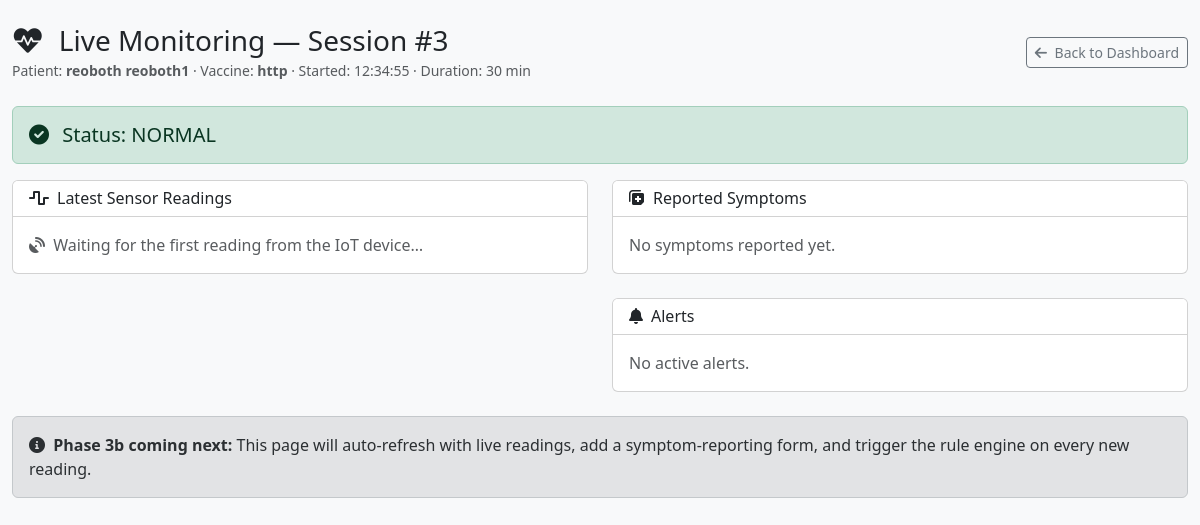
Page /monitoring/3/ (signed in) on the committed database.
### vaccineapp/models.py (models this page shows, shortened)
class MonitoringSession(models.Model):
    STATUS_CHOICES = [
        ("active", "🟢 Active"),
        ("completed", "✅ Completed"),
        ("cancelled", "❌ Cancelled"),
    ]
    CURRENT_LEVEL_CHOICES = [
        ("green", "🟢 Normal"),
        ("yellow", "🟡 Attention Required"),
        ("red", "🔴 Urgent Clinical Assessment Required"),
    ]
    vaccination_record = models.OneToOneField(
        VaccinationRecord,
        on_delete=models.CASCADE,
        related_name="monitoring_session",
        help_text="The vaccination that triggered this monitoring session",
    )
    patient = models.ForeignKey(
        Patient,
        on_delete=models.CASCADE,
        related_name="monitoring_sessions",
    )
    started_by = models.ForeignKey(
        User,
        on_delete=models.SET_NULL,
        null=True,
        related_name="started_monitoring_sessions",
        help_text="Healthcare worker who started this session",
    )
    start_time = models.DateTimeField(default=timezone.now)
    planned_duration_minutes = models.IntegerField(
        default=30,
        help_text="Planned monitoring duration in minutes (from vaccine default, can be overridden)",
    )
    end_time = models.DateTimeField(blank=True, null=True)
    status = models.CharField(max_length=20, choices=STATUS_CHOICES, default="active")
    current_level = models.CharField(
        max_length=10,
        choices=CURRENT_LEVEL_CHOICES,
        default="green",
        help_text="Current risk level — updated automatically by the rule engine",
    )
    notes = models.TextField(blank=True, null=True)
    created_at = models.DateTimeField(auto_now_add=True)
    updated_at = models.DateTimeField(auto_now=True)
    class Meta:
        ordering = ["-start_time"]
        verbose_name = "Monitoring Session"
        verbose_name_plural = "Monitoring Sessions"
        indexes = [
            models.Index(fields=["status", "current_level"]),
            models.Index(fields=["patient", "-start_time"]),
        ]

class Patient(models.Model):
    GENDER_CHOICES = [
        ("M", "Male"),
        ("F", "Female"),
        ("O", "Other"),
        ("U", "Unknown"),
    ]
    BLOOD_TYPE_CHOICES = [
        ("A+", "A+"),
        ("A-", "A-"),
        ("B+", "B+"),
        ("B-", "B-"),
        ("AB+", "AB+"),
        ("AB-", "AB-"),
        ("O+", "O+"),
        ("O-", "O-"),
        ("UNK", "Unknown"),
    ]
    user = models.ForeignKey(User, on_delete=models.CASCADE, related_name="patients")
    first_name = models.CharField(max_length=100)
    last_name = models.CharField(max_length=100)
    date_of_birth = models.DateField()
    gender = models.CharField(max_length=1, choices=GENDER_CHOICES, default="U")
    weight = models.DecimalField(
        max_digits=5, decimal_places=2, blank=True, null=True, help_text="Weight in kg"
    )
    height = models.DecimalField(
        max_digits=5, decimal_places=2, blank=True, null=True, help_text="Height in cm"
    )
    blood_type = models.CharField(
        max_length=3, choices=BLOOD_TYPE_CHOICES, blank=True, null=True
    )
    allergies = models.TextField(
        blank=True, null=True, help_text="List any known allergies"
    )
    medical_conditions = models.TextField(
        blank=True, null=True, help_text="List any medical conditions"
    )
    current_medications = models.TextField(
        blank=True, null=True, help_text="List current medications"
    )
    patient_phone = models.CharField(max_length=15, blank=True, null=True)
    patient_email = models.EmailField(blank=True, null=True)
    relationship_to_guardian = models.CharField(
        max_length=50, blank=True, null=True, help_text="e.g., Son, Daughter, Ward"
    )
    medical_record_number = models.CharField(
        max_length=50, blank=True, null=True, unique=True
    )
    created_at = models.DateTimeField(auto_now_add=True)
    updated_at = models.DateTimeField(auto_now=True)
    class Meta:
        ordering = ["-created_at"]
        verbose_name = "Patient"
        verbose_name_plural = "Patients"
    def full_name(self):
        return f"{self.first_name} {self.last_name}"

class VaccinationRecord(models.Model):
    STATUS_CHOICES = [
        ("scheduled", "Scheduled"),
        ("administered", "Administered"),
        ("missed", "Missed"),
        ("cancelled", "Cancelled"),
    ]
    REACTION_CHOICES = [
        ("none", "No Reaction"),
        ("mild", "Mild Reaction"),
        ("moderate", "Moderate Reaction"),
        ("severe", "Severe Reaction"),
    ]
    patient = models.ForeignKey(
        Patient, on_delete=models.CASCADE, related_name="vaccination_records"
    )
    vaccine = models.ForeignKey(
        Vaccine, on_delete=models.CASCADE, related_name="vaccination_records"
    )
    inventory_used = models.ForeignKey(
        VaccineInventory,
        on_delete=models.SET_NULL,
        null=True,
        blank=True,
        related_name="vaccination_records",
    )
    dose_number = models.IntegerField(default=1, help_text="Which dose in the series")
    total_doses = models.IntegerField(
        default=1, help_text="Total doses required for this vaccine"
    )
    date_administered = models.DateField()
    next_due_date = models.DateField(blank=True, null=True)
    administered_by = models.ForeignKey(
        User,
        on_delete=models.SET_NULL,
        null=True,
        blank=True,
        related_name="administered_vaccinations",
        help_text="Medical professional who administered the vaccine",
    )
    administered_by_name = models.CharField(
        max_length=255,
        blank=True,
        null=True,
        help_text="Name of the person who administered the vaccine",
    )
    administering_facility = models.CharField(max_length=200, blank=True, null=True)
    lot_number = models.CharField(max_length=50, blank=True, null=True)
    expiration_date = models.DateField(blank=True, null=True)
    status = models.CharField(
        max_length=20, choices=STATUS_CHOICES, default="administered"
    )
    reaction = models.CharField(max_length=20, choices=REACTION_CHOICES, default="none")
    reaction_notes = models.TextField(blank=True, null=True)
    notes = models.TextField(blank=True, null=True)
    follow_up_required = models.BooleanField(default=False)
    follow_up_date = models.DateField(blank=True, null=True)
    certificate_number = models.CharField(
        max_length=50, blank=True, null=True, unique=True
    )
    certificate_issued = models.BooleanField(default=False)
    certificate_issued_date = models.DateField(blank=True, null=True)
    created_at = models.DateTimeField(auto_now_add=True)
    updated_at = models.DateTimeField(auto_now=True)
    class Meta:
        ordering = ["-date_administered"]
        unique_together = ["patient", "vaccine", "dose_number"]
        verbose_name = "Vaccination Record"
        verbose_name_plural = "Vaccination Records"

class Vaccine(models.Model):
    VACCINE_TYPE_CHOICES = [
        ("combination", "Combination Vaccine"),
        ("single", "Single Antigen"),
        ("live", "Live Attenuated"),
        ("inactivated", "Inactivated"),
    ]
    AGE_GROUP_CHOICES = [
        ("infant", "Infant (0-12 months)"),
        ("toddler", "Toddler (1-3 years)"),
        ("preschool", "Preschool (3-5 years)"),
        ("school_age", "School Age (6-12 years)"),
        ("adolescent", "Adolescent (13-18 years)"),
    ]
    name = models.CharField(max_length=200)
    short_name = models.CharField(max_length=50, blank=True, null=True)
    description = models.TextField(blank=True, null=True)
    vaccine_type = models.CharField(
        max_length=20, choices=VACCINE_TYPE_CHOICES, default="single"
    )
    target_diseases = models.CharField(max_length=300, blank=True, null=True)
    recommended_age = models.CharField(max_length=100, blank=True, null=True)
    doses_required = models.IntegerField(default=1, validators=[MinValueValidator(1)])
    days_between_doses = models.IntegerField(
        blank=True, null=True, help_text="Days between doses"
    )
    age_groups = models.CharField(
        max_length=200, blank=True, null=True, help_text="Comma-separated age groups"
    )
    manufacturer = models.CharField(max_length=200, blank=True, null=True)
    storage_temperature = models.CharField(max_length=50, blank=True, null=True)
    contraindications = models.TextField(blank=True, null=True)
    side_effects = models.TextField(blank=True, null=True)
    route = models.CharField(
        max_length=50, blank=True, null=True, help_text="e.g., Intramuscular, Oral"
    )
    site = models.CharField(
        max_length=50, blank=True, null=True, help_text="e.g., Upper arm, Thigh"
    )
    cvx_code = models.CharField(
        max_length=10, blank=True, null=True, help_text="CVX vaccine code"
    )
    cdc_identifier = models.CharField(
        max_length=20, blank=True, null=True, help_text="CDC vaccine identifier"
    )
    monitoring_duration_minutes = models.IntegerField(
        default=30, help_text="Default post-vaccination monitoring duration in minutes"
    )
    is_active = models.BooleanField(default=True)
    created_at = models.DateTimeField(auto_now_add=True)
    updated_at = models.DateTimeField(auto_now=True)
    class Meta:
        ordering = ["name"]
        verbose_name = "Vaccine"
        verbose_name_plural = "Vaccines"

### vaccineapp/views.py (the view)
# urls.py: path('monitoring/<int:session_id>/', views.monitoring_live, name='monitoring_live'),
@login_required(login_url='/login/')
def monitoring_live(request, session_id):
    session = get_object_or_404(MonitoringSession, id=session_id)
    profile = getattr(request.user, 'userprofile', None)
    is_staff_role = profile and profile.user_type in ('healthcare_worker', 'admin')
    is_own_patient = (
        profile and profile.user_type == 'patient'
        and session.patient.user_id == request.user.id
    )
    if not (is_staff_role or is_own_patient):
        messages.error(request, 'You do not have permission to view this session.')
        return redirect('dashboard')
    latest_readings = session.sensor_readings.order_by('-recorded_at')[:20]
    recent_symptoms = session.symptom_reports.select_related('symptom').order_by('-reported_at')[:10]
    latest_assessment = session.risk_assessments.order_by('-assessed_at').first()
    open_alerts = session.alerts.exclude(status='resolved').order_by('-created_at')
    context = {
        'session': session,
        'patient': session.patient,
        'vaccination': session.vaccination_record,
        'latest_readings': latest_readings,
        'recent_symptoms': recent_symptoms,
        'latest_assessment': latest_assessment,
        'open_alerts': open_alerts,
        'user_status': profile.user_type if profile else 'patient',
    }
    return render(request, 'monitoring_live.html', context)

### vaccineapp/templates/monitoring_live.html (shortened to what this page needs)
{% load static %}
<!DOCTYPE html>
<html lang="en">
<head>
    <link href="https://cdn.jsdelivr.net/npm/bootstrap@5.3.0-alpha1/dist/css/bootstrap.min.css" rel="stylesheet">
    <link rel="stylesheet" href="https://cdnjs.cloudflare.com/ajax/libs/font-awesome/6.0.0/css/all.min.css">
</head>
<body class="bg-light">
<div class="container-fluid py-4">
    <div class="d-flex justify-content-between align-items-center mb-4">
        <div>
            <h3 class="mb-0">
                <i class="fas fa-heart-pulse me-2"></i>
                Live Monitoring — Session #{{ session.id }}
            </h3>
            <small class="text-muted">
                Patient: <strong>{{ patient.full_name }}</strong> &middot;
                Vaccine: <strong>{{ vaccination.vaccine.name }}</strong> &middot;
                Started: {{ session.start_time|date:"H:i:s" }} &middot;
                Duration: {{ session.planned_duration_minutes }} min
            </small>
        </div>
        <div>
            <a href="{% url 'dashboard' %}" class="btn btn-outline-secondary btn-sm">
                <i class="fas fa-arrow-left me-1"></i> Back to Dashboard
            </a>
        </div>
    </div>
    <div class="alert
        {% if session.current_level == 'green' %}alert-success
        {% elif session.current_level == 'yellow' %}alert-warning
        {% else %}alert-danger{% endif %}">
        <h5 class="mb-0">
            {% if session.current_level == 'green' %}
                <i class="fas fa-circle-check me-2"></i> Status: NORMAL
            {% elif session.current_level == 'yellow' %}
                <i class="fas fa-triangle-exclamation me-2"></i> Status: ATTENTION REQUIRED
            {% else %}
                <i class="fas fa-circle-exclamation me-2"></i> Status: URGENT CLINICAL ASSESSMENT REQUIRED
            {% endif %}
        </h5>
    </div>
    <div class="row">
        <div class="col-md-6">
            <div class="card mb-4">
                <div class="card-header bg-white">
                    <h6 class="mb-0"><i class="fas fa-wave-square me-2"></i>Latest Sensor Readings</h6>
                </div>
                <div class="card-body">
                    {% if latest_readings %}
                        <table class="table table-sm">
                            <thead>
                                <tr>
                                    <th>Time</th>
                                    <th>HR</th>
                                    <th>SpO₂</th>
                                    <th>Temp</th>
                                </tr>
                            </thead>
                            <tbody>
                                {% for r in latest_readings %}
                                <tr>
                                    <td>{{ r.recorded_at|date:"H:i:s" }}</td>
                                    <td>{{ r.heart_rate|default:"—" }}</td>
                                    <td>{% if r.spo2 %}{{ r.spo2 }}%{% else %}—{% endif %}</td>
                                    <td>{% if r.temperature %}{{ r.temperature }}°C{% else %}—{% endif %}</td>
                                </tr>
                                {% endfor %}
                            </tbody>
                        </table>
                    {% else %}
                        <p class="text-muted mb-0">
                            <i class="fas fa-satellite-dish me-1"></i>
                            Waiting for the first reading from the IoT device…
                        </p>
                    {% endif %}
                </div>
            </div>
        </div>
        <div class="col-md-6">
            <div class="card mb-4">
                <div class="card-header bg-white">
                    <h6 class="mb-0"><i class="fas fa-notes-medical me-2"></i>Reported Symptoms</h6>
                </div>
                <div class="card-body">
                    {% if recent_symptoms %}
                        <ul class="list-group list-group-flush">
                            {% for s in recent_symptoms %}
                            <li class="list-group-item d-flex justify-content-between">
                                <span>{{ s.symptom.name }}</span>
                                <small class="text-muted">{{ s.reported_at|date:"H:i" }}</small>
                            </li>
                            {% endfor %}
                        </ul>
                    {% else %}
                        <p class="text-muted mb-0">No symptoms reported yet.</p>
                    {% endif %}
                </div>
            </div>
            <div class="card">
                <div class="card-header bg-white">
                    <h6 class="mb-0"><i class="fas fa-bell me-2"></i>Alerts</h6>
                </div>
                <div class="card-body">
                    {% if open_alerts %}
                        <ul class="list-group list-group-flush">
                            {% for a in open_alerts %}
                            <li class="list-group-item">
                                <span class="badge bg-danger me-2">{{ a.get_level_display }}</span>
                                {{ a.reason|truncatechars:80 }}
                            </li>
                            {% endfor %}
                        </ul>
                    {% else %}
                        <p class="text-muted mb-0">No active alerts.</p>
                    {% endif %}
                </div>
            </div>
        </div>
    </div>
    <div class="alert alert-secondary mt-4">
        <i class="fas fa-info-circle me-1"></i>
        <strong>Phase 3b coming next:</strong> This page will auto-refresh with live readings,
        add a symptom-reporting form, and trigger the rule engine on every new reading.
    </div>
</div>
</body>
</html>

### rows in the picture
MonitoringSession: id "3", start_time "12:34:55", planned_duration_minutes "30"
Patient: full_name "reoboth reoboth1"
VaccinationRecord: vaccine.name "http"
